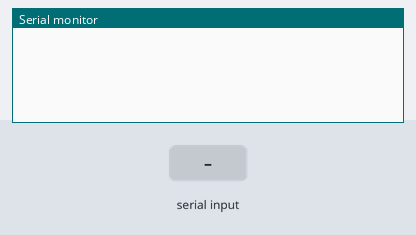
This sketch was run on a simulated Arduino Uno, built with avr-gcc and run on an emulated ATmega328P. On the bench: the last lines printed to the serial monitor. The test bench sets the inputs (shaded band).

Above: at 1.2 s.
1.3 s: "1\n" received over Serial
At 1.9 s:
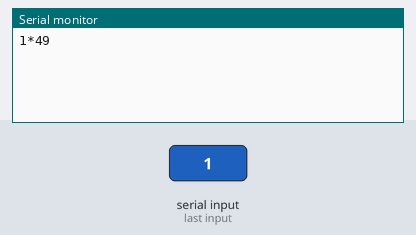
2.8 s: byte 10 ('\n') received over Serial
At 4.0 s:
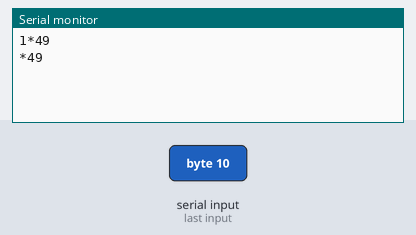
4.3 s: "0\n" received over Serial
At 5.4 s:
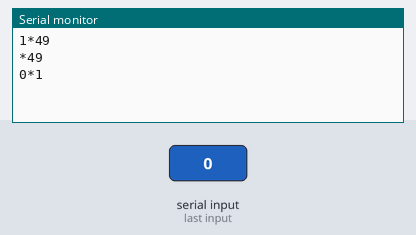
5.8 s: byte 13 ('\r') received over Serial
At 6.6 s:
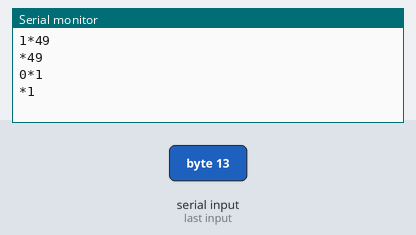
Timing chart, 0 to 8.3 s (numbered marks = the images above; inputs shaded):
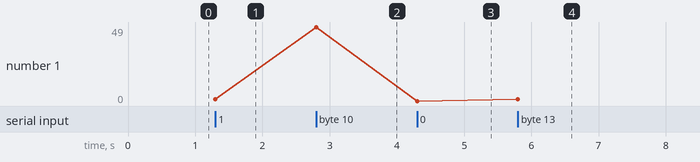

Measured:
- after the input at 1.3 s, the serial monitor: prints a new line at once (image 1)
- after the input at 2.8 s, the serial monitor: prints a new line at once (image 2)
- after the input at 4.3 s, the serial monitor: prints a new line at once (image 3)
- after the input at 5.8 s, the serial monitor: prints a new line at once (image 4)
- plotted number 1: 49 → 0 after the input at 4.3 s

The sketch:

checksumCalculator.ino
```cpp
/*===== Compiler Definitions =====*/
#define BAUDRATE 115200
/*===== =====*/
/*===== Private Variables =====*/
char serial_char;
char serial_char_last;
byte checksum = 0;

void setup()
{
  Serial.begin(BAUDRATE);
}

void loop()
{
  while (Serial.available() > 0)
  {
    serial_char = Serial.read();

    if (serial_char == '\n' || serial_char == '\r')
    {
      Serial.print("*");
      Serial.println(checksum);
      Serial.flush();
    }
    else
    {
      Serial.print(serial_char);
      checksum ^= serial_char;
      serial_char_last = serial_char;
    }
  }
}
```
